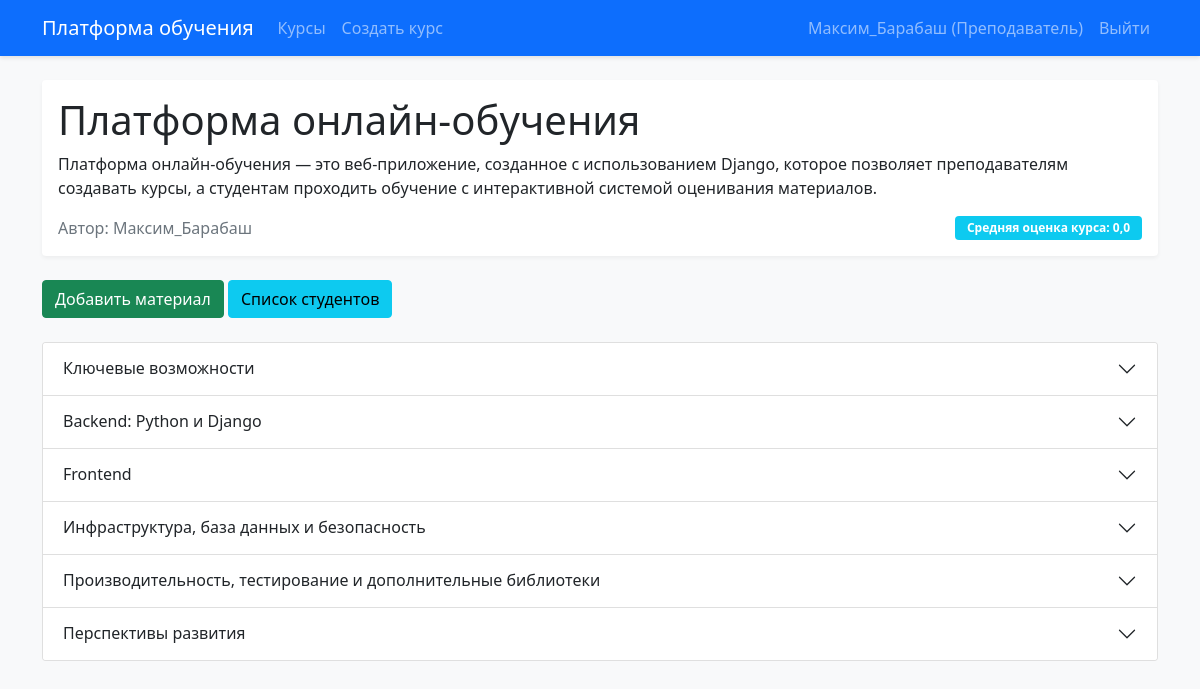
The page /course/7/ (signed in) on the database its author committed.
### courses/models.py (models this page shows, shortened)
class Course(models.Model):
    title = models.CharField(max_length=200, verbose_name="Название курса")
    description = models.TextField(verbose_name="Описание курса")
    creator = models.ForeignKey(User, on_delete=models.CASCADE, related_name='created_courses', verbose_name="Создатель курса")
    created_at = models.DateTimeField(auto_now_add=True)
    updated_at = models.DateTimeField(auto_now=True)
    def average_rating(self):
        topic_ratings = TopicRating.objects.filter(topic__course=self)
        if topic_ratings.exists():
            return topic_ratings.aggregate(models.Avg('rating'))['rating__avg']
        return 0
    class Meta:
        verbose_name = "Курс"
        verbose_name_plural = "Курсы"
        ordering = ['-created_at']

class Topic(models.Model):
    course = models.ForeignKey(Course, on_delete=models.CASCADE, related_name='topics')
    title = models.CharField(max_length=200, verbose_name="Название темы")
    content = models.TextField(verbose_name="Содержание темы")
    order = models.IntegerField(verbose_name="Порядковый номер")
    class Meta:
        ordering = ['order']
    def content_as_html(self):
        from .forms import markdown_to_html
        return markdown_to_html(self.content)

### courses/views.py (the view)
# urls.py: path('course/<int:pk>/', views.course_detail, name='course_detail'),
@login_required
def course_detail(request, pk):
    course = get_object_or_404(Course, pk=pk)
    topics = course.topics.all().order_by('order')
    is_enrolled = StudentCourse.objects.filter(student=request.user, course=course).exists()
    is_creator = course.creator == request.user
    return render(request, 'courses/course_detail.html', {
        'course': course,
        'topics': topics,
        'is_enrolled': is_enrolled,
        'is_creator': is_creator
    })

### courses/context_processors.py (called while the page is built)
def user_profile(request):
    if request.user.is_authenticated:
        try:
            profile = UserProfile.objects.get(user=request.user)
            return {'user_profile': profile}
        except UserProfile.DoesNotExist:
            return {}
    return {}

### courses/forms.py (called while the page is built)
def markdown_to_html(markdown_text):
    return mark_safe(markdown.markdown(markdown_text,
        extensions=[
            'fenced_code',
            'codehilite',
            'tables',
            'nl2br'
        ],
        safe_mode=True
    ))

### templates/courses/course_detail.html (shortened to what this page needs)
{% extends 'base.html' %}
{% load course_tags %}
{% block content %}
<div class="card mb-4">
    <div class="card-body">
        <h1 class="card-title">{{ course.title }}</h1>
        <p class="card-text">{{ course.description }}</p>
        <div class="d-flex justify-content-between align-items-center">
            <span class="text-muted">Автор: {{ course.creator.username }}</span>
            {% if is_creator %}
                <span class="badge bg-info">Средняя оценка курса: {{ course.average_rating|floatformat:1 }}</span>
            {% endif %}
        </div>
    </div>
</div>
{% if is_creator %}
    <div class="mb-4">
        <a href="{% url 'topic_create' course.id %}" class="btn btn-success">Добавить материал</a>
        <a href="{% url 'enrolled_students' course.id %}" class="btn btn-info">Список студентов</a>
    </div>
{% endif %}
<div class="accordion" id="topicsAccordion">
    {% for topic in topics %}
    <div class="accordion-item">
        <h2 class="accordion-header" id="heading{{ topic.id }}">
            <button class="accordion-button collapsed" type="button" data-bs-toggle="collapse"
                    data-bs-target="#collapse{{ topic.id }}">
                {{ topic.title }}
            </button>
        </h2>
    </div>
    {% endfor %}
</div>
{% endblock %}

### templates/base.html (shortened to what this page needs)
<!DOCTYPE html>
<html lang="ru">
<head>
    <link href="https://cdn.jsdelivr.net/npm/bootstrap@5.1.3/dist/css/bootstrap.min.css" rel="stylesheet">
    <link rel="stylesheet" href="/static/css/style.css">
</head>
<body>
    <nav class="navbar navbar-expand-lg navbar-dark bg-primary mb-4">
        <div class="container">
            <a class="navbar-brand" href="{% url 'course_list' %}">Платформа обучения</a>
            <div class="collapse navbar-collapse" id="navbarNav">
                <ul class="navbar-nav">
                    <li class="nav-item">
                        <a class="nav-link" href="{% url 'course_list' %}">Курсы</a>
                    </li>
                    {% if user.is_authenticated and user_profile.is_instructor %}
                        <li class="nav-item">
                            <a class="nav-link" href="{% url 'course_create' %}">Создать курс</a>
                        </li>
                    {% endif %}
                </ul>
                <ul class="navbar-nav ms-auto">
                    {% if user.is_authenticated %}
                        <li class="nav-item">
                            <span class="nav-link">
                                {{ user.username }} ({% if user_profile.is_instructor %}Преподаватель{% else %}Студент{% endif %})
                            </span>
                        </li>
                        <li class="nav-item">
                            <a class="nav-link" href="{% url 'logout' %}">Выйти</a>
                        </li>
                    {% else %}
                        <li class="nav-item">
                            <a class="nav-link" href="{% url 'login' %}">Войти</a>
                        </li>
                    {% endif %}
                </ul>
            </div>
        </div>
    </nav>
    <div class="container">
        {% block content %}
        {% endblock %}
    </div>
</body>
</html>

### static/css/style.css (style rules this page uses)
body { background-color: #f8f9fa; }
.navbar { box-shadow: 0 2px 4px rgba(0,0,0,.1); }
.card { border: none; box-shadow: 0 2px 4px rgba(0,0,0,.05); transition: transform 0.2s; }
.badge { padding: 0.5em 1em; }

### rows shown on the page
Course: title "Платформа онлайн-обучения", description "Платформа онлайн-обучения — это веб-приложение, созданное с использованием Django, которое позволяет преподавателям создавать курсы, а студентам проходить обучение с интерактивной системой оценивания материалов.", creator.username "Максим_Барабаш", average_rating "0,0"
Topic: title "Ключевые возможности"
Topic: title "Backend: Python и Django"
Topic: title "Frontend"
Topic: title "Инфраструктура, база данных и безопасность"
Topic: title "Производительность, тестирование и дополнительные библиотеки"
Topic: title "Перспективы развития"

### other values the page prints
{{ user.username }} "Максим_Барабаш"
